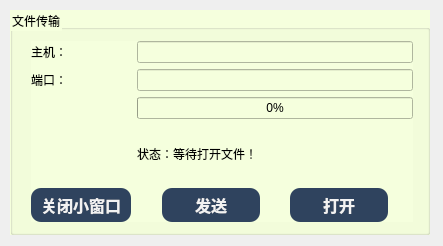
<?xml version="1.0" encoding="UTF-8"?>
<ui version="4.0">
 <class>Widget</class>
 <widget class="QWidget" name="Widget">
  <property name="geometry">
   <rect>
    <x>0</x>
    <y>0</y>
    <width>443</width>
    <height>246</height>
   </rect>
  </property>
  <property name="windowTitle">
   <string>Form</string>
  </property>
  <property name="styleSheet">
   <string notr="true">background-image: url(:/png/小42.jpg);</string>
  </property>
  <widget class="QGroupBox" name="groupBox">
   <property name="geometry">
    <rect>
     <x>10</x>
     <y>10</y>
     <width>420</width>
     <height>225</height>
    </rect>
   </property>
   <property name="styleSheet">
    <string notr="true">background-color: rgb(245, 255, 221);</string>
   </property>
   <property name="title">
    <string>文件传输</string>
   </property>
   <widget class="QWidget" name="layoutWidget">
    <property name="geometry">
     <rect>
      <x>21</x>
      <y>31</y>
      <width>382</width>
      <height>181</height>
     </rect>
    </property>
    <layout class="QGridLayout" name="gridLayout">
     <item row="5" column="1">
      <widget class="QLabel" name="clientStatusLabel">
       <property name="text">
        <string>状态：等待打开文件！</string>
       </property>
      </widget>
     </item>
     <item row="1" column="0">
      <widget class="QLabel" name="label_2">
       <property name="text">
        <string>主机：</string>
       </property>
      </widget>
     </item>
     <item row="3" column="0">
      <widget class="QLabel" name="label">
       <property name="text">
        <string>端口：</string>
       </property>
      </widget>
     </item>
     <item row="6" column="1">
      <layout class="QHBoxLayout" name="horizontalLayout" stretch="1,4,1,4,1">
       <item>
        <spacer name="horizontalSpacer_2">
         <property name="orientation">
          <enum>Qt::Horizontal</enum>
         </property>
         <property name="sizeHint" stdset="0">
          <size>
           <width>40</width>
           <height>20</height>
          </size>
         </property>
        </spacer>
       </item>
       <item>
        <widget class="QPushButton" name="sendButton">
         <property name="styleSheet">
          <string notr="true">QPushButton{
    border-color: rgb(207, 255, 243);
    text-decoration:none;
    background:#2f435e;
    color:#f2f2f2;
   
    padding:5px 10px 5px 10px;
    font-size:16px;
    font-family:微软雅黑，宋体，Arial,Helvetica,Verdana,sans-serif;
    font-weight:bold;
    border-radius:10px;    
}</string>
         </property>
         <property name="text">
          <string>发送</string>
         </property>
        </widget>
       </item>
       <item>
        <spacer name="horizontalSpacer">
         <property name="orientation">
          <enum>Qt::Horizontal</enum>
         </property>
         <property name="sizeHint" stdset="0">
          <size>
           <width>40</width>
           <height>20</height>
          </size>
         </property>
        </spacer>
       </item>
       <item>
        <widget class="QPushButton" name="openButton">
         <property name="styleSheet">
          <string notr="true">QPushButton{
    border-color: rgb(207, 255, 243);
    text-decoration:none;
    background:#2f435e;
    color:#f2f2f2;
   
    padding:5px 10px 5px 10px;
    font-size:16px;
    font-family:微软雅黑，宋体，Arial,Helvetica,Verdana,sans-serif;
    font-weight:bold;
    border-radius:10px;    
}</string>
         </property>
         <property name="text">
          <string>打开</string>
         </property>
        </widget>
       </item>
       <item>
        <spacer name="horizontalSpacer_3">
         <property name="orientation">
          <enum>Qt::Horizontal</enum>
         </property>
         <property name="sizeHint" stdset="0">
          <size>
           <width>40</width>
           <height>20</height>
          </size>
         </property>
        </spacer>
       </item>
      </layout>
     </item>
     <item row="6" column="0">
      <widget class="QPushButton" name="pushButton">
       <property name="styleSheet">
        <string notr="true">QPushButton{
    border-color: rgb(207, 255, 243);
    text-decoration:none;
    background:#2f435e;
    color:#f2f2f2;
   
    padding:5px 10px 5px 10px;
    font-size:16px;
    font-family:微软雅黑，宋体，Arial,Helvetica,Verdana,sans-serif;
    font-weight:bold;
    border-radius:10px;    
}</string>
       </property>
       <property name="text">
        <string>关闭小窗口</string>
       </property>
      </widget>
     </item>
     <item row="3" column="1">
      <widget class="QLineEdit" name="portLineEdit"/>
     </item>
     <item row="4" column="1">
      <widget class="QProgressBar" name="clientProgressBar">
       <property name="value">
        <number>0</number>
       </property>
      </widget>
     </item>
     <item row="1" column="1">
      <widget class="QLineEdit" name="hostLineEdit"/>
     </item>
    </layout>
   </widget>
  </widget>
 </widget>
 <resources/>
 <connections>
  <connection>
   <sender>pushButton</sender>
   <signal>clicked()</signal>
   <receiver>Widget</receiver>
   <slot>close()</slot>
   <hints>
    <hint type="sourcelabel">
     <x>88</x>
     <y>124</y>
    </hint>
    <hint type="destinationlabel">
     <x>226</x>
     <y>135</y>
    </hint>
   </hints>
  </connection>
 </connections>
</ui>
